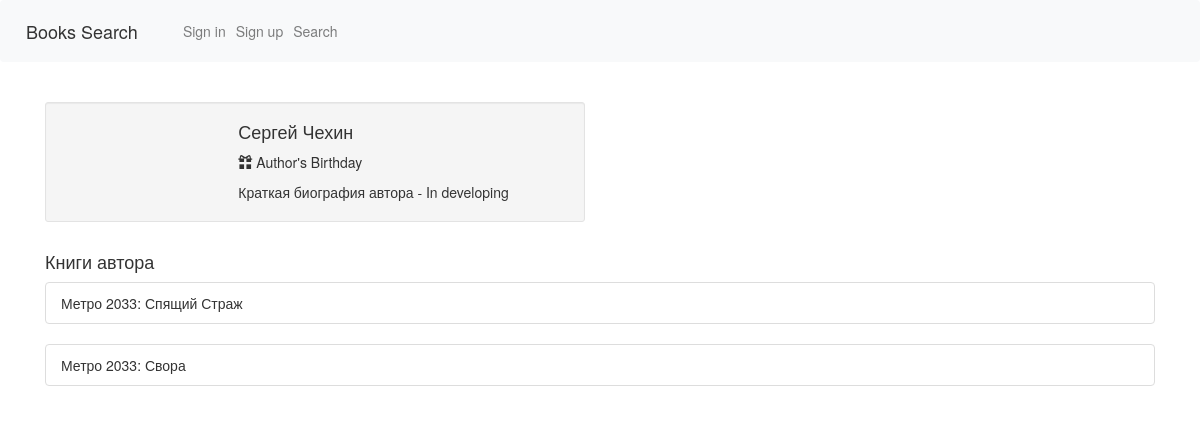
Page /profile/6 on the committed database.
### webapp/model.py (models this page shows)
class Authors(db.Model, UserMixin):
    id = db.Column(db.Integer, primary_key=True)
    name = db.Column(db.String(120))
    author_bio = db.Column(db.String(120))

class Books(db.Model, UserMixin):
    id = db.Column(db.Integer, primary_key=True)
    book_name = db.Column(db.String(120))
    publication_date = db.Column(db.String(120), nullable=True)
    isbn = db.Column(db.String(120), nullable=True)
    book_image = db.Column(db.String(120), nullable=True)
    book_annotation = db.Column(db.String(1200), nullable=True)
    book_genre = db.Column(db.String(120), nullable=True)
    book_publisher = db.Column(db.String(120), nullable=True)
    book_coauthor = db.Column(db.String(120), nullable=True)
    book_quantity = db.Column(db.Integer, nullable=True)
    author_id = db.Column(db.Integer, db.ForeignKey('authors.id'))

### webapp/__init__.py (the view)
    @app.route('/profile/<id>')
    def profile(id):
        title = "Об авторе"
        all_books_of_author = Books.query.filter_by(author_id=id).all()
        for person in all_books_of_author:
            authors = Authors.query.filter_by(id=person.author_id)[0]
            return render_template(
                'profile.html',
                page_title=title,
                person=authors,
                author_books=all_books_of_author
            )

### webapp/templates/profile.html (shortened to what this page needs)
{% extends "base.html" %}
{% block content %}
    <br>
<link href="//netdna.bootstrapcdn.com/bootstrap/3.0.0/css/bootstrap.min.css" rel="stylesheet" id="bootstrap-css">
<div class="container">
    <div class="row">
        <div class="col-xs-12 col-sm-6 col-md-6">
            <div class="well well-sm">
                <div class="row">
                    <div class="col-sm-6 col-md-4">
                    </div>
                    <div class="col-sm-6 col-md-8">
                        <h4>
                            {{ person.name }}</h4>
                        <p>
                            <i class="glyphicon glyphicon-gift"></i>    Author's Birthday</p>
                            <div class="btn-group">
                                <p> {{ person.author_bio }}</p>
                            </div>
                        </div>
                    </div>
                </div>
            </div>
        <br>
    </div>
    <h4>Книги автора</h4>
            {% for book in author_books %}
        <ul class="list-group ">
  <li class="list-group-item"> {{ book.book_name }}</li>
</ul>
    {% endfor %}
        </div>
{% endblock %}

### rows in the picture
Authors: name "Сергей Чехин", author_bio "Краткая биография автора - In developing"
Books: book_name "Метро 2033: Спящий Страж"
Books: book_name "Метро 2033: Свора"
